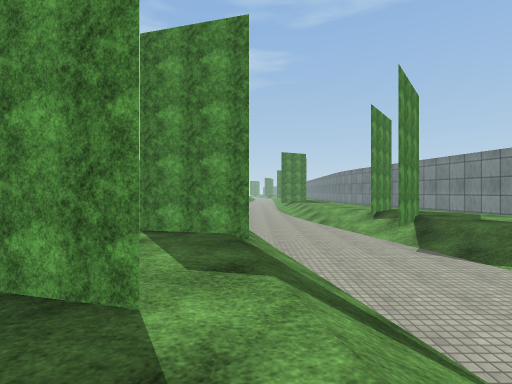
View 1 (above)

17 first-person views from a walk through a Unity game level. The camera is 1.2 m above the floor, looks level and sees 85° across. The floor is counted in squares, 2 m on a side. Each view is taken from the middle of a square. On the plan, view 1 faces up. The plan holds only what a view shows up to about 9 squares ahead; the rest is blank. The place goes on beyond the plan. The player character is not drawn. Surface patterns are stand-ins for the level's own textures.

View 2
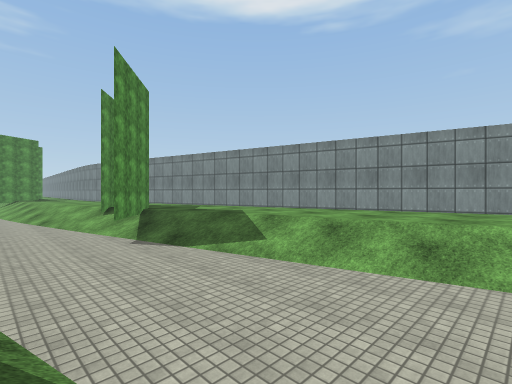

View 3
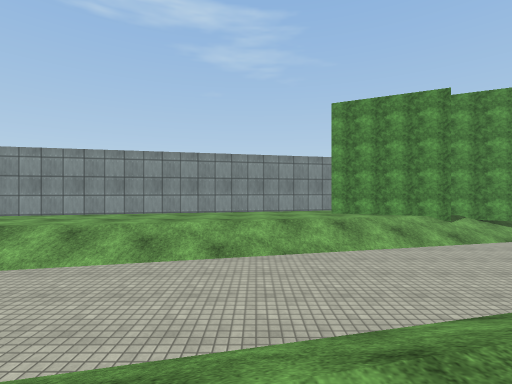

View 4
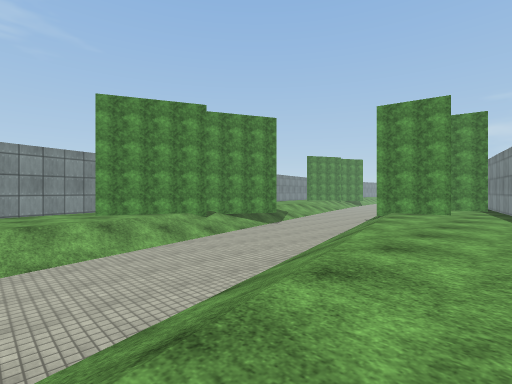

View 5
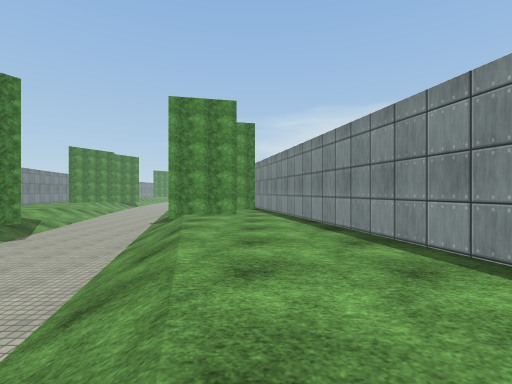

View 6
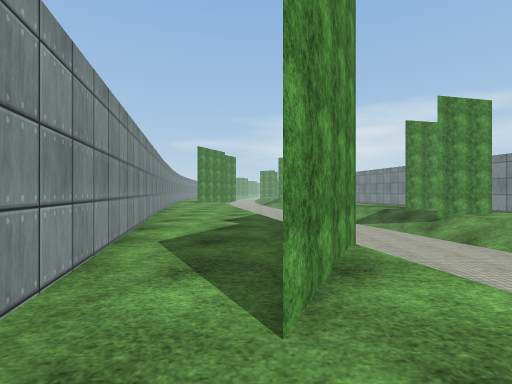

View 7
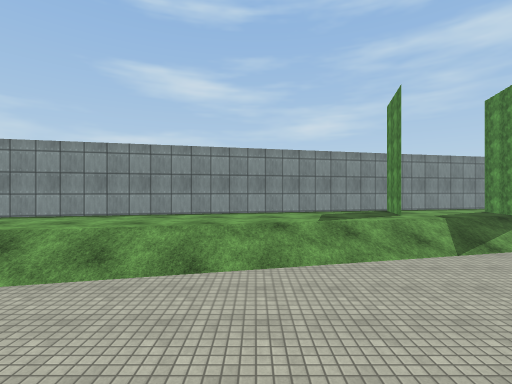

View 8
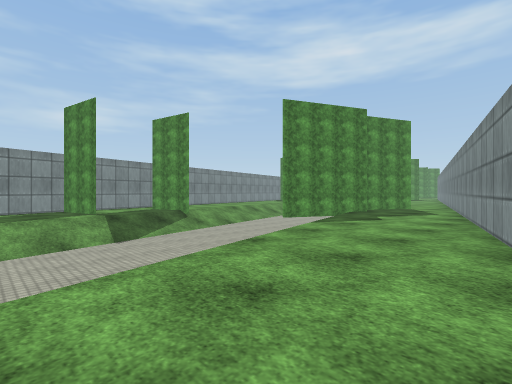

View 9
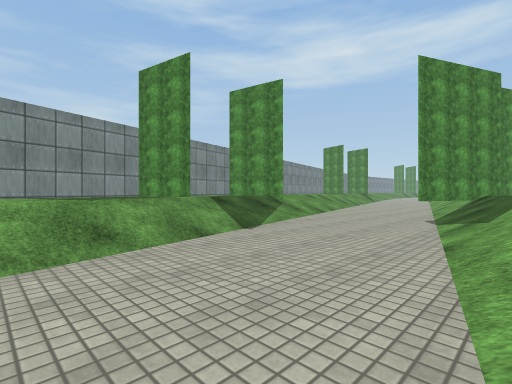

View 10
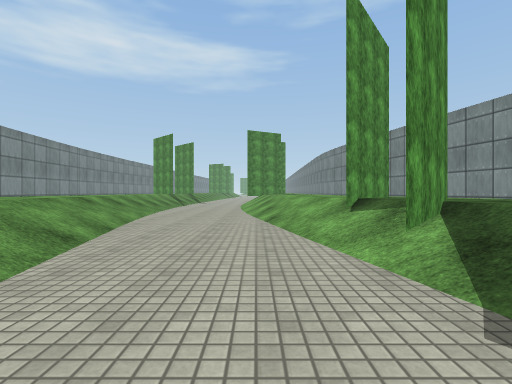

View 11
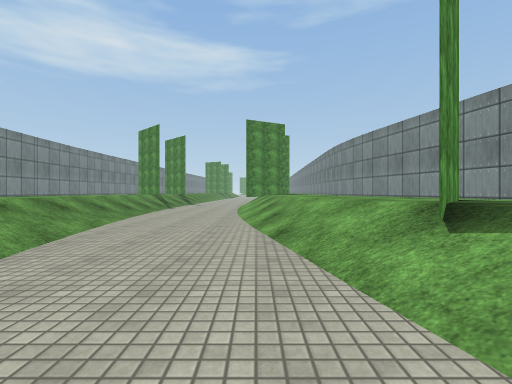

View 12
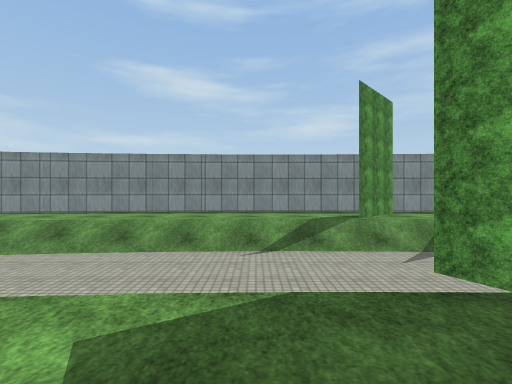

View 13
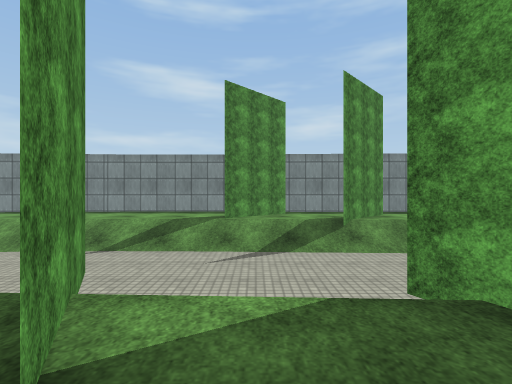

View 14
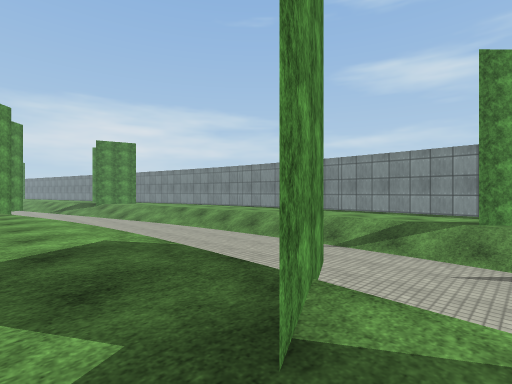

View 15
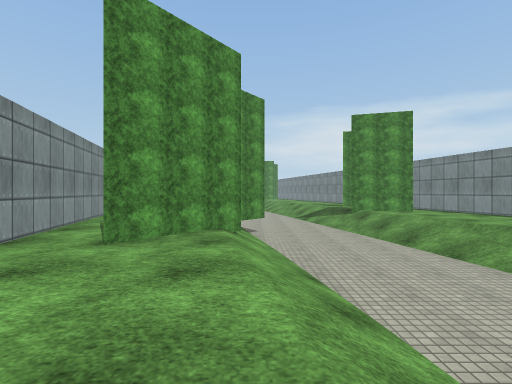

View 16
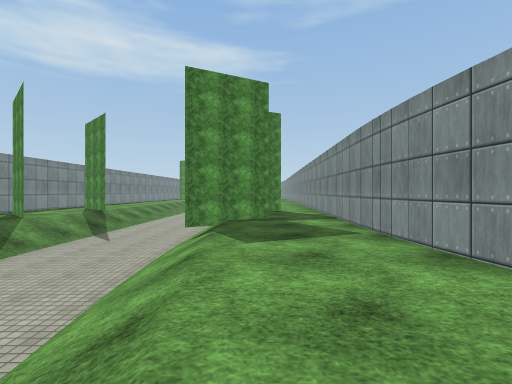

View 17
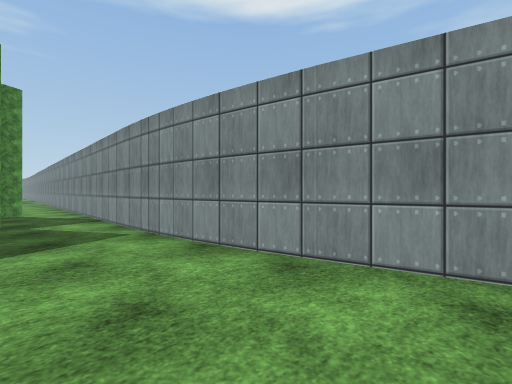

### Floor plan
Key: @ floor where view 1 was taken; # wall or solid block; x gap in a wall; . main floor; - floor 1 m lower than the main floor; / step, stairs or slope; = window, fence, low wall or low ledge.
Columns run from 5 left of view 1 to 11 right of it. Each row starts with its distance up from view 1.
 21 #..#/-- ###
 20 #x#//--/#.#
 19 #.#//--/..#
 18 #../---##.#
 17 #../---/..#
 16 #../---/..#
 15 #..//--/..#
 14 #..//--/..##
 13 #..//--/...#
 12 #..//--/...#
 11 #.../--//..#
 10 #.../--//..#
  9 ## ./---/#..#
  8    ./---/#..#
  7   ..//--/#..#
  6  #.../--##..#
  5  #.../---/..##
  4  ##x#/---/...#
  3   #..//--//..#
  2   ###//--//..#
  1   #.../---/..##
  0   ##.@/---/...#
 -1    #..//--//..#
 -2    #..//--//..#
 -3    #.../---/.###
 -4    ##../---/##.#
 -5     #..//--/#..#
 -6     #..//--/#..#
 -7     #.../---#..##
 -8     #.../---#...#
 -9      #.#=/--/...#
-10      #. //--//..#
-11      #.../---/..#
-12      ###./---/...
-13       #..//--/...
-14       #..//--//..
-15       #.../---

Positions as (right, up) in squares from view 1, and headings:
1: (0, 0), facing up
2: (1, 0), facing up-right
3: (0, -1), facing right
4: (0, -1), facing down-right
5: (1, -2), facing down
6: (8, -2), facing down
7: (6, -2), facing left
8: (11, -14), facing up-left
9: (8, -15), facing up-left
10: (2, 4), facing up
11: (2, 6), facing up
12: (4, 16), facing left
13: (4, 19), facing left
14: (4, 19), facing down-left
15: (3, 13), facing down
16: (3, 12), facing up
17: (3, 12), facing up-right
